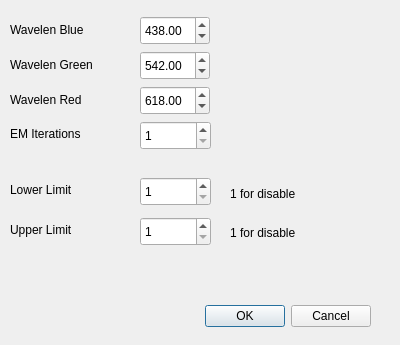
<?xml version="1.0" encoding="UTF-8"?>
<ui version="4.0">
 <class>formSquareApertureSettings</class>
 <widget class="QDialog" name="formSquareApertureSettings">
  <property name="geometry">
   <rect>
    <x>0</x>
    <y>0</y>
    <width>400</width>
    <height>345</height>
   </rect>
  </property>
  <property name="windowTitle">
   <string>Fluorescent Wavelengths</string>
  </property>
  <widget class="QDialogButtonBox" name="buttonBox">
   <property name="geometry">
    <rect>
     <x>30</x>
     <y>300</y>
     <width>341</width>
     <height>32</height>
    </rect>
   </property>
   <property name="orientation">
    <enum>Qt::Horizontal</enum>
   </property>
   <property name="standardButtons">
    <set>QDialogButtonBox::Cancel|QDialogButtonBox::Ok</set>
   </property>
  </widget>
  <widget class="QLabel" name="label">
   <property name="geometry">
    <rect>
     <x>10</x>
     <y>20</y>
     <width>121</width>
     <height>20</height>
    </rect>
   </property>
   <property name="text">
    <string>Wavelen Blue</string>
   </property>
  </widget>
  <widget class="QDoubleSpinBox" name="doubleSpinBoxBlue">
   <property name="geometry">
    <rect>
     <x>140</x>
     <y>16</y>
     <width>70</width>
     <height>29</height>
    </rect>
   </property>
   <property name="minimum">
    <double>300.000000000000000</double>
   </property>
   <property name="maximum">
    <double>510.000000000000000</double>
   </property>
   <property name="value">
    <double>438.000000000000000</double>
   </property>
  </widget>
  <widget class="QLabel" name="label_2">
   <property name="geometry">
    <rect>
     <x>10</x>
     <y>55</y>
     <width>121</width>
     <height>20</height>
    </rect>
   </property>
   <property name="text">
    <string>Wavelen Green</string>
   </property>
  </widget>
  <widget class="QDoubleSpinBox" name="doubleSpinBoxGreen">
   <property name="geometry">
    <rect>
     <x>140</x>
     <y>51</y>
     <width>70</width>
     <height>29</height>
    </rect>
   </property>
   <property name="minimum">
    <double>450.000000000000000</double>
   </property>
   <property name="maximum">
    <double>570.000000000000000</double>
   </property>
   <property name="value">
    <double>542.000000000000000</double>
   </property>
  </widget>
  <widget class="QLabel" name="label_3">
   <property name="geometry">
    <rect>
     <x>10</x>
     <y>90</y>
     <width>121</width>
     <height>20</height>
    </rect>
   </property>
   <property name="text">
    <string>Wavelen Red</string>
   </property>
  </widget>
  <widget class="QDoubleSpinBox" name="doubleSpinBoxRed">
   <property name="geometry">
    <rect>
     <x>140</x>
     <y>86</y>
     <width>70</width>
     <height>29</height>
    </rect>
   </property>
   <property name="minimum">
    <double>500.000000000000000</double>
   </property>
   <property name="maximum">
    <double>750.000000000000000</double>
   </property>
   <property name="value">
    <double>618.000000000000000</double>
   </property>
  </widget>
  <widget class="QLabel" name="label_4">
   <property name="geometry">
    <rect>
     <x>10</x>
     <y>124</y>
     <width>121</width>
     <height>20</height>
    </rect>
   </property>
   <property name="text">
    <string>EM Iterations</string>
   </property>
  </widget>
  <widget class="QSpinBox" name="spinBoxEMIterations">
   <property name="geometry">
    <rect>
     <x>140</x>
     <y>121</y>
     <width>71</width>
     <height>29</height>
    </rect>
   </property>
   <property name="minimum">
    <number>1</number>
   </property>
   <property name="maximum">
    <number>1000</number>
   </property>
   <property name="value">
    <number>1</number>
   </property>
  </widget>
  <widget class="QSpinBox" name="spinBoxLowerLimit">
   <property name="geometry">
    <rect>
     <x>140</x>
     <y>177</y>
     <width>71</width>
     <height>29</height>
    </rect>
   </property>
   <property name="minimum">
    <number>1</number>
   </property>
   <property name="maximum">
    <number>1000</number>
   </property>
   <property name="value">
    <number>1</number>
   </property>
  </widget>
  <widget class="QLabel" name="label_5">
   <property name="geometry">
    <rect>
     <x>10</x>
     <y>180</y>
     <width>121</width>
     <height>20</height>
    </rect>
   </property>
   <property name="text">
    <string>Lower Limit</string>
   </property>
  </widget>
  <widget class="QSpinBox" name="spinBoxUpperLimit">
   <property name="geometry">
    <rect>
     <x>140</x>
     <y>217</y>
     <width>71</width>
     <height>29</height>
    </rect>
   </property>
   <property name="minimum">
    <number>1</number>
   </property>
   <property name="maximum">
    <number>1100</number>
   </property>
   <property name="value">
    <number>1</number>
   </property>
  </widget>
  <widget class="QLabel" name="label_6">
   <property name="geometry">
    <rect>
     <x>10</x>
     <y>220</y>
     <width>121</width>
     <height>20</height>
    </rect>
   </property>
   <property name="text">
    <string>Upper Limit</string>
   </property>
  </widget>
  <widget class="QLabel" name="label_7">
   <property name="geometry">
    <rect>
     <x>230</x>
     <y>184</y>
     <width>121</width>
     <height>20</height>
    </rect>
   </property>
   <property name="text">
    <string>1 for disable</string>
   </property>
  </widget>
  <widget class="QLabel" name="label_8">
   <property name="geometry">
    <rect>
     <x>230</x>
     <y>223</y>
     <width>121</width>
     <height>20</height>
    </rect>
   </property>
   <property name="text">
    <string>1 for disable</string>
   </property>
  </widget>
 </widget>
 <resources/>
 <connections>
  <connection>
   <sender>buttonBox</sender>
   <signal>accepted()</signal>
   <receiver>formSquareApertureSettings</receiver>
   <slot>accept()</slot>
   <hints>
    <hint type="sourcelabel">
     <x>248</x>
     <y>254</y>
    </hint>
    <hint type="destinationlabel">
     <x>157</x>
     <y>274</y>
    </hint>
   </hints>
  </connection>
  <connection>
   <sender>buttonBox</sender>
   <signal>rejected()</signal>
   <receiver>formSquareApertureSettings</receiver>
   <slot>reject()</slot>
   <hints>
    <hint type="sourcelabel">
     <x>316</x>
     <y>260</y>
    </hint>
    <hint type="destinationlabel">
     <x>286</x>
     <y>274</y>
    </hint>
   </hints>
  </connection>
 </connections>
</ui>
